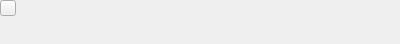
<?xml version="1.0" encoding="UTF-8"?>
<ui version="4.0">
 <class>QCollapseWidget</class>
 <widget class="QWidget" name="QCollapseWidget">
  <property name="geometry">
   <rect>
    <x>0</x>
    <y>0</y>
    <width>400</width>
    <height>44</height>
   </rect>
  </property>
  <property name="sizePolicy">
   <sizepolicy hsizetype="Preferred" vsizetype="Preferred">
    <horstretch>0</horstretch>
    <verstretch>0</verstretch>
   </sizepolicy>
  </property>
  <property name="windowTitle">
   <string notr="true"/>
  </property>
  <property name="styleSheet">
   <string notr="true"/>
  </property>
  <layout class="QVBoxLayout" name="layoutRoot" stretch="0,0">
   <property name="spacing">
    <number>0</number>
   </property>
   <property name="sizeConstraint">
    <enum>QLayout::SetDefaultConstraint</enum>
   </property>
   <property name="leftMargin">
    <number>0</number>
   </property>
   <property name="topMargin">
    <number>0</number>
   </property>
   <property name="rightMargin">
    <number>0</number>
   </property>
   <property name="bottomMargin">
    <number>0</number>
   </property>
   <item alignment="Qt::AlignTop">
    <widget class="QWidget" name="widgetMainPanel" native="true">
     <layout class="QHBoxLayout" name="layoutButtonAndWidget">
      <property name="spacing">
       <number>8</number>
      </property>
      <property name="leftMargin">
       <number>0</number>
      </property>
      <property name="topMargin">
       <number>0</number>
      </property>
      <property name="rightMargin">
       <number>0</number>
      </property>
      <property name="bottomMargin">
       <number>0</number>
      </property>
      <item>
       <widget class="QPushButton" name="collapseButton">
        <property name="minimumSize">
         <size>
          <width>16</width>
          <height>16</height>
         </size>
        </property>
        <property name="maximumSize">
         <size>
          <width>16</width>
          <height>16</height>
         </size>
        </property>
        <property name="text">
         <string/>
        </property>
        <property name="iconSize">
         <size>
          <width>8</width>
          <height>8</height>
         </size>
        </property>
       </widget>
      </item>
      <item alignment="Qt::AlignTop">
       <widget class="QWidget" name="containerWidgetTarget" native="true">
        <layout class="QHBoxLayout" name="layoutMainWidget">
         <property name="spacing">
          <number>0</number>
         </property>
         <property name="leftMargin">
          <number>0</number>
         </property>
         <property name="topMargin">
          <number>0</number>
         </property>
         <property name="rightMargin">
          <number>0</number>
         </property>
         <property name="bottomMargin">
          <number>0</number>
         </property>
        </layout>
       </widget>
      </item>
     </layout>
    </widget>
   </item>
   <item alignment="Qt::AlignTop">
    <widget class="QWidget" name="widgetChildren" native="true">
     <property name="styleSheet">
      <string notr="true"/>
     </property>
     <layout class="QVBoxLayout" name="layoutChildren">
      <property name="spacing">
       <number>6</number>
      </property>
      <property name="sizeConstraint">
       <enum>QLayout::SetDefaultConstraint</enum>
      </property>
      <property name="leftMargin">
       <number>0</number>
      </property>
      <property name="topMargin">
       <number>6</number>
      </property>
      <property name="rightMargin">
       <number>0</number>
      </property>
      <property name="bottomMargin">
       <number>0</number>
      </property>
     </layout>
    </widget>
   </item>
  </layout>
 </widget>
 <resources/>
 <connections/>
</ui>
